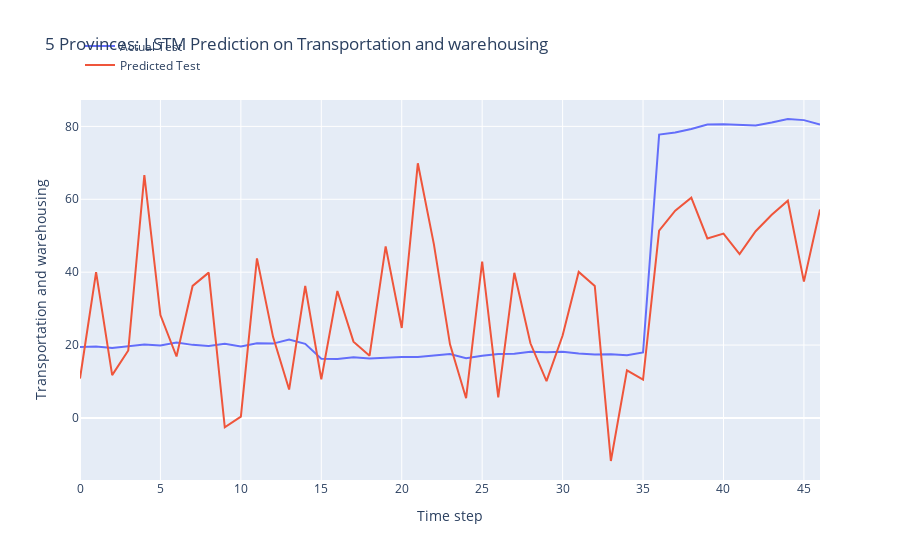

Source (notebook cell):
### Code cell
# invert predictions
test_predict = scaler_4.inverse_transform(test_predict)
print('test_predict:', test_predict.shape)

# invert y_test 
y_test_scaled_inversed = scaler_4.inverse_transform(y_test_scaled)
print('y_test_scaled_inversed:', y_test_scaled_inversed.shape)

print('Test Mean Absolute Error:', mean_absolute_error(y_test, test_predict))
print('Test Root Mean Squared Error:',np.sqrt(mean_squared_error(y_test, test_predict)))

# Calculate R-squared using sklearn's r2_score function
r2 = r2_score(y_test, test_predict)
print("Test R-squared:", r2)

# plot the actual and predicted values for test data
trace1 = go.Scatter(x=np.arange(len(y_test)), y=y_test.flatten(), mode='lines', name='Actual Test')
trace2 = go.Scatter(x=np.arange(len(test_predict)), y=test_predict.flatten(), mode='lines', name='Predicted Test')

# Create layout
layout = go.Layout(
    title='5 Provinces: LSTM Prediction on Transportation and warehousing',
    xaxis=dict(title='Time step'),
    yaxis=dict(title='Transportation and warehousing'),
    legend=dict(x=0, y=1.18)
)

# Create figure
fig = go.Figure(data=[trace1, trace2], layout=layout)

# Show plot
fig.show()

### Figure 1 — Plotly figure (JSON) as saved in the notebook; plotly's stock layout.template omitted (floating-point values rounded to 4 significant figures)
{"data": [{"mode": "lines", "name": "Actual Test", "type": "scatter", "x": [0, 1, 2, 3, 4, 5, 6, 7, 8, 9, 10, 11, 12, 13, 14, 15, 16, 17, 18, 19, 20, 21, 22, 23, 24, 25, 26, 27, 28, 29, 30, 31, 32, 33, 34, 35, 36, 37, 38, 39, 40, 41, 42, 43, 44, 45, 46], "y": [19.48, 19.63, 19.19, 19.74, 20.17, 19.88, 20.67, 20.05, 19.77, 20.38, 19.61, 20.49, 20.4, 21.55, 20.35, 16.27, 16.19, 16.67, 16.3, 16.49, 16.74, 16.76, 17.13, 17.56, 16.37, 17.09, 17.57, 17.65, 18.15, 18.03, 18.16, 17.69, 17.43, 17.48, 17.19, 17.96, 77.76, 78.31, 79.31, 80.51, 80.62, 80.43, 80.24, 81.06, 82.03, 81.73, 80.52]}, {"mode": "lines", "name": "Predicted Test", "type": "scatter", "x": [0, 1, 2, 3, 4, 5, 6, 7, 8, 9, 10, 11, 12, 13, 14, 15, 16, 17, 18, 19, 20, 21, 22, 23, 24, 25, 26, 27, 28, 29, 30, 31, 32, 33, 34, 35, 36, 37, 38, 39, 40, 41, 42, 43, 44, 45, 46], "y": [10.81, 40.03, 11.74, 18.5, 66.65, 28.22, 16.86, 36.23, 39.88, -2.565, 0.346, 43.8, 22.25, 7.79, 36.2, 10.6, 34.83, 20.94, 17.09, 47.09, 24.68, 69.88, 47.64, 20.2, 5.423, 42.93, 5.626, 39.82, 20.49, 10.12, 22.62, 40.07, 36.21, -11.81, 13.07, 10.52, 51.41, 56.88, 60.42, 49.25, 50.59, 44.99, 51.25, 55.74, 59.61, 37.41, 57.18]}], "layout": {"legend": {"x": 0, "y": 1.18}, "title": {"text": "5 Provinces: LSTM Prediction on Transportation and warehousing"}, "xaxis": {"title": {"text": "Time step"}}, "yaxis": {"title": {"text": "Transportation and warehousing"}}}}
